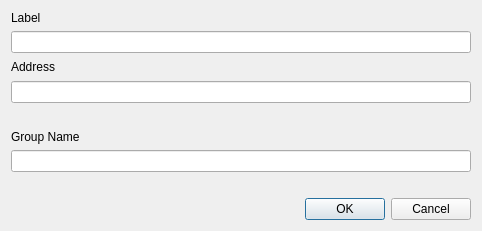
<?xml version="1.0" encoding="UTF-8"?>
<ui version="4.0">
 <class>NewSubscriptionDialog</class>
 <widget class="QDialog" name="NewSubscriptionDialog">
  <property name="geometry">
   <rect>
    <x>0</x>
    <y>0</y>
    <width>482</width>
    <height>231</height>
   </rect>
  </property>
  <property name="windowTitle">
   <string>Add new entry</string>
  </property>
  <layout class="QFormLayout" name="formLayout">
   <property name="fieldGrowthPolicy">
    <enum>QFormLayout::AllNonFixedFieldsGrow</enum>
   </property>
   <item row="0" column="0" colspan="2">
    <widget class="QLabel" name="label_2">
     <property name="text">
      <string>Label</string>
     </property>
    </widget>
   </item>
   <item row="2" column="0" colspan="2">
    <widget class="QLineEdit" name="newsubscriptionlabel"/>
   </item>
   <item row="4" column="0">
    <widget class="QLabel" name="label">
     <property name="text">
      <string>Address</string>
     </property>
    </widget>
   </item>
   <item row="4" column="1">
    <spacer name="verticalSpacer">
     <property name="orientation">
      <enum>Qt::Vertical</enum>
     </property>
     <property name="sizeHint" stdset="0">
      <size>
       <width>302</width>
       <height>10</height>
      </size>
     </property>
    </spacer>
   </item>
   <item row="5" column="0" colspan="2">
    <widget class="QLineEdit" name="lineEditSubscriptionAddress"/>
   </item>
   <item row="7" column="1">
    <spacer name="verticalSpacer_2">
     <property name="orientation">
      <enum>Qt::Vertical</enum>
     </property>
     <property name="sizeHint" stdset="0">
      <size>
       <width>20</width>
       <height>10</height>
      </size>
     </property>
    </spacer>
   </item>
   <item row="8" column="0">
    <widget class="QLabel" name="label_3">
     <property name="text">
      <string>Group Name</string>
     </property>
    </widget>
   </item>
   <item row="9" column="0" colspan="2">
    <widget class="QLineEdit" name="lineEditGroupName"/>
   </item>
   <item row="11" column="1">
    <widget class="QDialogButtonBox" name="buttonBox">
     <property name="orientation">
      <enum>Qt::Horizontal</enum>
     </property>
     <property name="standardButtons">
      <set>QDialogButtonBox::Cancel|QDialogButtonBox::Ok</set>
     </property>
    </widget>
   </item>
   <item row="10" column="0" colspan="2">
    <widget class="QLabel" name="labelSubscriptionAddressCheck">
     <property name="text">
      <string/>
     </property>
     <property name="wordWrap">
      <bool>true</bool>
     </property>
    </widget>
   </item>
  </layout>
 </widget>
 <resources/>
 <connections>
  <connection>
   <sender>buttonBox</sender>
   <signal>accepted()</signal>
   <receiver>NewSubscriptionDialog</receiver>
   <slot>accept()</slot>
   <hints>
    <hint type="sourcelabel">
     <x>360</x>
     <y>234</y>
    </hint>
    <hint type="destinationlabel">
     <x>157</x>
     <y>256</y>
    </hint>
   </hints>
  </connection>
  <connection>
   <sender>buttonBox</sender>
   <signal>rejected()</signal>
   <receiver>NewSubscriptionDialog</receiver>
   <slot>reject()</slot>
   <hints>
    <hint type="sourcelabel">
     <x>360</x>
     <y>240</y>
    </hint>
    <hint type="destinationlabel">
     <x>286</x>
     <y>256</y>
    </hint>
   </hints>
  </connection>
 </connections>
</ui>
